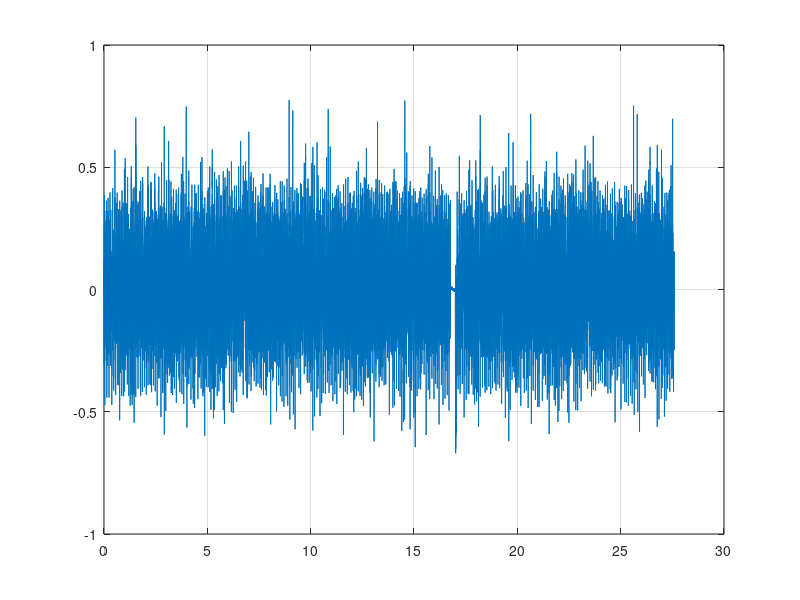
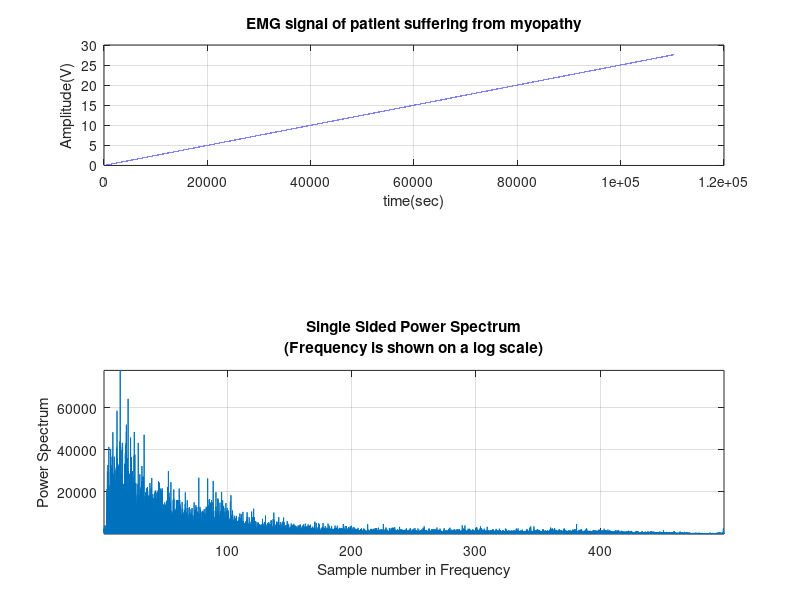
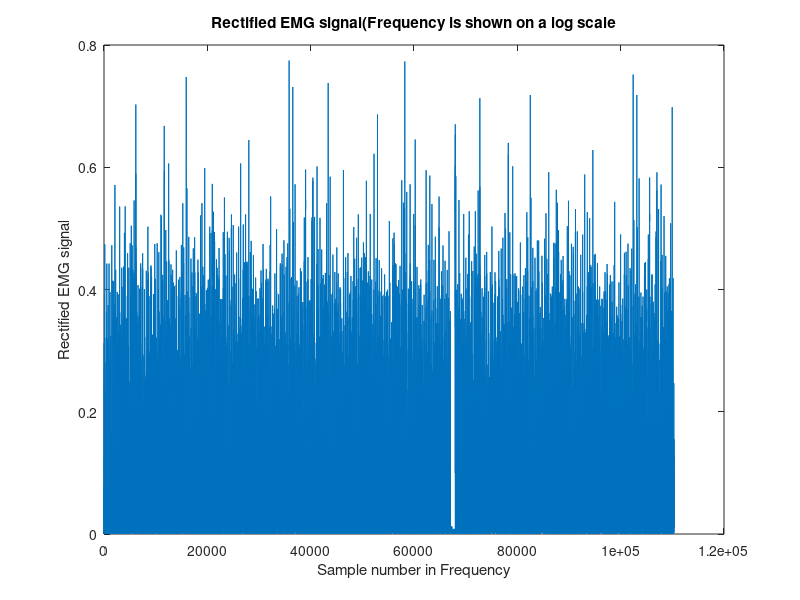
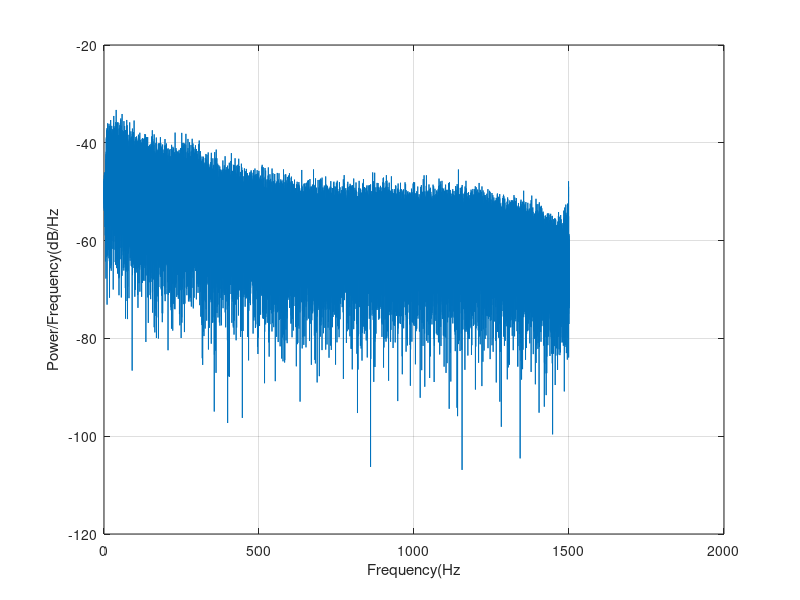

Reproduce these figures in MATLAB, in order.
clc;
close all;
clear all;
emg=load('emg_myopathy.txt');
figure(1)
plot(emg(:,1), emg(:,2))
grid
EMGSIG=load('emg_myopathy.txt');
t=EMGSIG(:,1);
y1=EMGSIG(:,2);
N=length(y1);
ls=size(y1);
f=1/N;
fs=3000;
T=1/fs;
t1=(0:N-1)*T;
Nyquist=fs/2;
figure; subplot(3,1,1),plot(t);
title('EMG signal of patient suffering from myopathy');
xlabel('time(sec)');
ylabel('Amplitude(V)');
grid on;
Y=abs(fft(y1));
Y(1)=[];
power=abs(Y(1:N/2)).^2;
nyquist=1/(2*0.001);
freq=(1:N/2)/(N/2)*nyquist;
subplot(2,1,2),plot(freq,power),grid on
xlabel("Sample number in Frequency");
ylabel('Power Spectrum');
title({'Single Sided Power Spectrum' '(Frequency is shown on a log scale)'});
axis tight
rms_y1=sqrt(mean(y1.^2));
msgbox(strcat('RMS of EMG signal is=', mat2str(rms_y1), ''));
rms_emg=rms(y1);
arv_y1=abs(mean(y1));
msgbox(strcat('ARV of EMG signal=', mat2str(arv_y1), ''));
y2=detrend(y1);
figure;
rec_y=abs(y2);
plot(rec_y);
xlabel('Sample number in Frequency');
ylabel('Rectified EMG signal');
title({'Rectified EMG signal(Frequency is shown on a log scale'});
figure; xdft=fft(y1);
xdft=xdft(1:N/2+1);
psdx=(1/(fs*N))*abs(xdft).^2; psdx(2:end-1)=2*psdx(2:end-1);
freq=0:fs/length(y1):fs/2;
plot(freq,10*log10(psdx))
grid on title('Power spectrum FFT')
xlabel('Frequency(Hz');
ylabel('Power/Frequency(dB/Hz');
NFFT=2^nextpow2(N);
Y=fft(y1,NFFT)/N;
f=(fs/2*linspace(0,1,NFFT/2+1));
amp=(2*abs(Y(1:NFFT/2+1)));
figure;
plot(f,amp);
title('plot single sided amplitude spectrum of the EMG signal');
xlabel('frequency(Hz');
ylabel('|y(f)|');